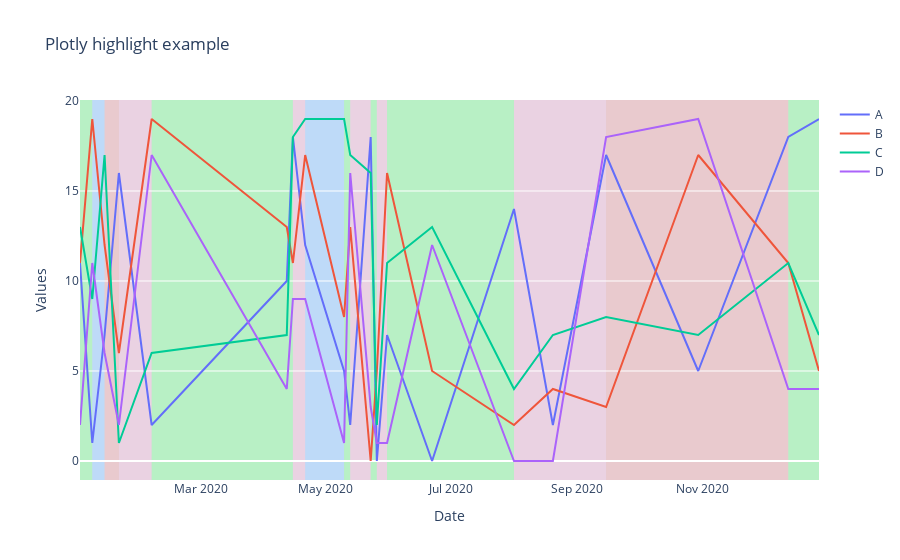

The notebook cell saved with this chart:
### Code cell
fig = go.Figure(data=[
      go.Scatter(x=df['date'], y=df['A'], name="A", text=df["even_type"]),
      go.Scatter(x=df['date'], y=df['B'], name="B",text=df["even_type"]),
      go.Scatter(x=df['date'], y=df['C'], name="C",text=df["even_type"]),
      go.Scatter(x=df['date'], y=df['D'], name="D",text=df["even_type"])
])

# Highlight areas according to the even_type
current = ''
changes = []

for ind in df.index:
    if current != df['even_type'][ind]:
        current = df['even_type'][ind]
        changes.append([df['date'][ind],df['even_type'][ind]])


color_dict= {
                'stop':'#fc6990',
                'start':'#2593ff',
                'acceleration':'#08ff00',
                'braking':'#f8432d'}

for i, val in enumerate(changes):
    if (i+1) == len(changes):
            changes_last_date = changes[-1][0]
            changes_last_state = changes[-1][1]
            last_date= df['date'].iloc[-1]
            fig.add_vrect(
                          x0=changes_last_date, x1=last_date,
                          fillcolor=color_dict[changes_last_state], opacity=0.2,
                          layer="below", line_width=0)

    else:
          
        if changes[i][1] =='start':
            fig.add_vrect(
                       x0=changes[i][0], x1=changes[i+1][0],
                        fillcolor=color_dict['start'], opacity=0.2,
                        layer="below", line_width=0)

        if changes[i][1] =='acceleration':
            fig.add_vrect(
                        x0=changes[i][0], x1=changes[i+1][0],
                        fillcolor=color_dict['acceleration'], opacity=0.2,
                        layer="below", line_width=0)

        if changes[i][1] =='stop':
            fig.add_vrect(
                        x0=changes[i][0], x1=changes[i+1][0],
                        fillcolor=color_dict['stop'], opacity=0.2,
                        layer="below", line_width=0)

        if changes[i][1] =='braking':
            fig.add_vrect(
                        x0=changes[i][0], x1=changes[i+1][0],
                        fillcolor=color_dict['braking'], opacity=0.2,
                        layer="below", line_width=0)

fig.update_layout(xaxis_title="Date", yaxis_title="Values", title='Plotly highlight example',xaxis = {'showgrid': False}, yaxis = {'showgrid': True})

fig.show()

### Figure 1 — Plotly figure (JSON) as saved in the notebook; plotly's stock layout.template omitted (floating-point values rounded to 4 significant figures)
{"data": [{"name": "A", "text": ["acceleration", "start", "braking", "stop", "acceleration", "acceleration", "stop", "start", "acceleration", "stop", "acceleration", "stop", "acceleration", "acceleration", "stop", "stop", "braking", "braking", "acceleration", "stop"], "type": "scatter", "x": ["2020-01-02T00:00:00", "2020-01-08T00:00:00", "2020-01-14T00:00:00", "2020-01-21T00:00:00", "2020-02-06T00:00:00", "2020-04-12T00:00:00", "2020-04-15T00:00:00", "2020-04-21T00:00:00", "2020-05-10T00:00:00", "2020-05-13T00:00:00", "2020-05-23T00:00:00", "2020-05-26T00:00:00", "2020-05-31T00:00:00", "2020-06-22T00:00:00", "2020-08-01T00:00:00", "2020-08-20T00:00:00", "2020-09-15T00:00:00", "2020-10-30T00:00:00", "2020-12-13T00:00:00", "2020-12-28T00:00:00"], "y": [11, 1, 7, 16, 2, 10, 18, 12, 5, 2, 18, 0, 7, 0, 14, 2, 17, 5, 18, 19]}, {"name": "B", "text": ["acceleration", "start", "braking", "stop", "acceleration", "acceleration", "stop", "start", "acceleration", "stop", "acceleration", "stop", "acceleration", "acceleration", "stop", "stop", "braking", "braking", "acceleration", "stop"], "type": "scatter", "x": ["2020-01-02T00:00:00", "2020-01-08T00:00:00", "2020-01-14T00:00:00", "2020-01-21T00:00:00", "2020-02-06T00:00:00", "2020-04-12T00:00:00", "2020-04-15T00:00:00", "2020-04-21T00:00:00", "2020-05-10T00:00:00", "2020-05-13T00:00:00", "2020-05-23T00:00:00", "2020-05-26T00:00:00", "2020-05-31T00:00:00", "2020-06-22T00:00:00", "2020-08-01T00:00:00", "2020-08-20T00:00:00", "2020-09-15T00:00:00", "2020-10-30T00:00:00", "2020-12-13T00:00:00", "2020-12-28T00:00:00"], "y": [11, 19, 12, 6, 19, 13, 11, 17, 8, 13, 0, 5, 16, 5, 2, 4, 3, 17, 11, 5]}, {"name": "C", "text": ["acceleration", "start", "braking", "stop", "acceleration", "acceleration", "stop", "start", "acceleration", "stop", "acceleration", "stop", "acceleration", "acceleration", "stop", "stop", "braking", "braking", "acceleration", "stop"], "type": "scatter", "x": ["2020-01-02T00:00:00", "2020-01-08T00:00:00", "2020-01-14T00:00:00", "2020-01-21T00:00:00", "2020-02-06T00:00:00", "2020-04-12T00:00:00", "2020-04-15T00:00:00", "2020-04-21T00:00:00", "2020-05-10T00:00:00", "2020-05-13T00:00:00", "2020-05-23T00:00:00", "2020-05-26T00:00:00", "2020-05-31T00:00:00", "2020-06-22T00:00:00", "2020-08-01T00:00:00", "2020-08-20T00:00:00", "2020-09-15T00:00:00", "2020-10-30T00:00:00", "2020-12-13T00:00:00", "2020-12-28T00:00:00"], "y": [13, 9, 17, 1, 6, 7, 18, 19, 19, 17, 16, 2, 11, 13, 4, 7, 8, 7, 11, 7]}, {"name": "D", "text": ["acceleration", "start", "braking", "stop", "acceleration", "acceleration", "stop", "start", "acceleration", "stop", "acceleration", "stop", "acceleration", "acceleration", "stop", "stop", "braking", "braking", "acceleration", "stop"], "type": "scatter", "x": ["2020-01-02T00:00:00", "2020-01-08T00:00:00", "2020-01-14T00:00:00", "2020-01-21T00:00:00", "2020-02-06T00:00:00", "2020-04-12T00:00:00", "2020-04-15T00:00:00", "2020-04-21T00:00:00", "2020-05-10T00:00:00", "2020-05-13T00:00:00", "2020-05-23T00:00:00", "2020-05-26T00:00:00", "2020-05-31T00:00:00", "2020-06-22T00:00:00", "2020-08-01T00:00:00", "2020-08-20T00:00:00", "2020-09-15T00:00:00", "2020-10-30T00:00:00", "2020-12-13T00:00:00", "2020-12-28T00:00:00"], "y": [2, 11, 6, 2, 17, 4, 9, 9, 1, 16, 3, 1, 1, 12, 0, 0, 18, 19, 4, 4]}], "layout": {"shapes": [{"fillcolor": "#08ff00", "layer": "below", "line": {"width": 0}, "opacity": 0.2, "type": "rect", "x0": "2020-01-02T00:00:00", "x1": "2020-01-08T00:00:00", "xref": "x", "y0": 0, "y1": 1, "yref": "y domain"}, {"fillcolor": "#2593ff", "layer": "below", "line": {"width": 0}, "opacity": 0.2, "type": "rect", "x0": "2020-01-08T00:00:00", "x1": "2020-01-14T00:00:00", "xref": "x", "y0": 0, "y1": 1, "yref": "y domain"}, {"fillcolor": "#f8432d", "layer": "below", "line": {"width": 0}, "opacity": 0.2, "type": "rect", "x0": "2020-01-14T00:00:00", "x1": "2020-01-21T00:00:00", "xref": "x", "y0": 0, "y1": 1, "yref": "y domain"}, {"fillcolor": "#fc6990", "layer": "below", "line": {"width": 0}, "opacity": 0.2, "type": "rect", "x0": "2020-01-21T00:00:00", "x1": "2020-02-06T00:00:00", "xref": "x", "y0": 0, "y1": 1, "yref": "y domain"}, {"fillcolor": "#08ff00", "layer": "below", "line": {"width": 0}, "opacity": 0.2, "type": "rect", "x0": "2020-02-06T00:00:00", "x1": "2020-04-15T00:00:00", "xref": "x", "y0": 0, "y1": 1, "yref": "y domain"}, {"fillcolor": "#fc6990", "layer": "below", "line": {"width": 0}, "opacity": 0.2, "type": "rect", "x0": "2020-04-15T00:00:00", "x1": "2020-04-21T00:00:00", "xref": "x", "y0": 0, "y1": 1, "yref": "y domain"}, {"fillcolor": "#2593ff", "layer": "below", "line": {"width": 0}, "opacity": 0.2, "type": "rect", "x0": "2020-04-21T00:00:00", "x1": "2020-05-10T00:00:00", "xref": "x", "y0": 0, "y1": 1, "yref": "y domain"}, {"fillcolor": "#08ff00", "layer": "below", "line": {"width": 0}, "opacity": 0.2, "type": "rect", "x0": "2020-05-10T00:00:00", "x1": "2020-05-13T00:00:00", "xref": "x", "y0": 0, "y1": 1, "yref": "y domain"}, {"fillcolor": "#fc6990", "layer": "below", "line": {"width": 0}, "opacity": 0.2, "type": "rect", "x0": "2020-05-13T00:00:00", "x1": "2020-05-23T00:00:00", "xref": "x", "y0": 0, "y1": 1, "yref": "y domain"}, {"fillcolor": "#08ff00", "layer": "below", "line": {"width": 0}, "opacity": 0.2, "type": "rect", "x0": "2020-05-23T00:00:00", "x1": "2020-05-26T00:00:00", "xref": "x", "y0": 0, "y1": 1, "yref": "y domain"}, {"fillcolor": "#fc6990", "layer": "below", "line": {"width": 0}, "opacity": 0.2, "type": "rect", "x0": "2020-05-26T00:00:00", "x1": "2020-05-31T00:00:00", "xref": "x", "y0": 0, "y1": 1, "yref": "y domain"}, {"fillcolor": "#08ff00", "layer": "below", "line": {"width": 0}, "opacity": 0.2, "type": "rect", "x0": "2020-05-31T00:00:00", "x1": "2020-08-01T00:00:00", "xref": "x", "y0": 0, "y1": 1, "yref": "y domain"}, {"fillcolor": "#fc6990", "layer": "below", "line": {"width": 0}, "opacity": 0.2, "type": "rect", "x0": "2020-08-01T00:00:00", "x1": "2020-09-15T00:00:00", "xref": "x", "y0": 0, "y1": 1, "yref": "y domain"}, {"fillcolor": "#f8432d", "layer": "below", "line": {"width": 0}, "opacity": 0.2, "type": "rect", "x0": "2020-09-15T00:00:00", "x1": "2020-12-13T00:00:00", "xref": "x", "y0": 0, "y1": 1, "yref": "y domain"}, {"fillcolor": "#08ff00", "layer": "below", "line": {"width": 0}, "opacity": 0.2, "type": "rect", "x0": "2020-12-13T00:00:00", "x1": "2020-12-28T00:00:00", "xref": "x", "y0": 0, "y1": 1, "yref": "y domain"}, {"fillcolor": "#fc6990", "layer": "below", "line": {"width": 0}, "opacity": 0.2, "type": "rect", "x0": "2020-12-28T00:00:00", "x1": "2020-12-28T00:00:00", "xref": "x", "y0": 0, "y1": 1, "yref": "y domain"}], "title": {"text": "Plotly highlight example"}, "xaxis": {"showgrid": false, "title": {"text": "Date"}}, "yaxis": {"showgrid": true, "title": {"text": "Values"}}}}
